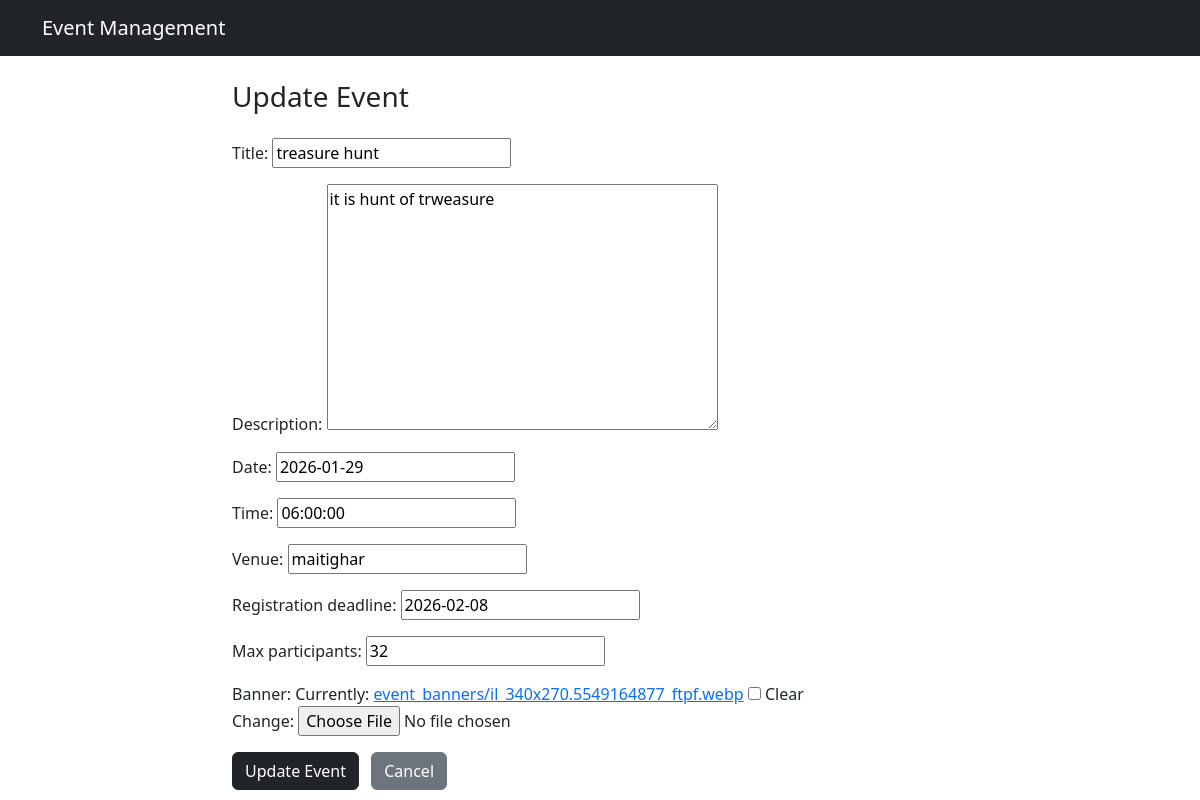
/update/5/ (signed in), run on the app's committed database.
### events/models.py (models this page shows, shortened)
class Event(models.Model):
    title=models.CharField(max_length=100)
    description=models.TextField(blank=True)
    date=models.DateField()
    time=models.TimeField()
    venue=models.CharField(max_length=100)
    registration_deadline=models.DateField()
    max_participants=models.IntegerField()
    banner=models.ImageField(upload_to="event_banners/",null=True,blank=True)
    created_at=models.DateTimeField(auto_now_add=True)

### events/views.py (the view)
# urls.py: path('update/<int:id>/',views.updateEvent,name="updateEvent"),
@staff_member_required(login_url='login')
def updateEvent(request,id):
    event=Event.objects.get(id=id)
    form=Eventform(instance=event)
    if request.method=='POST':
        form=Eventform(request.POST,request.FILES,  instance=event)
        if form.is_valid():
            form.save()
            return redirect("/")
    context={'form':form}
    return render(request,'events/create_event.html',context)

### events/form.py
class Eventform(ModelForm):
    class Meta:
        model=Event
        fields='__all__'
        exclude=['created_at']

### events/templates/events/create_event.html (shortened to what this page needs)
{% extends 'events/base.html' %}
{% block content %}
<div class="row justify-content-center">
    <div class="col-md-8">
        <h3 class="mb-4">
            {% if form.instance.pk %}
                Update Event
            {% else %}
                Create Event
            {% endif %}
        </h3>
        <form method="post" enctype="multipart/form-data">
            {{ form.as_p }}
            <button type="submit" class="btn btn-dark">
                {% if form.instance.pk %}
                    Update Event
                {% else %}
                    Create Event
                {% endif %}
            </button>
            <a href="/" class="btn btn-secondary ms-2">Cancel</a>
        </form>
    </div>
</div>
{% endblock %}

### data on the page
Event: title "treasure hunt", description "it is hunt of trweasure", date "2026-01-29", time "06:00:00", venue "maitighar", registration_deadline "2026-02-08", max_participants "32"
